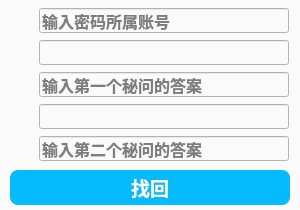
<?xml version="1.0" encoding="UTF-8"?>
<ui version="4.0">
 <class>CRetrieveDialog</class>
 <widget class="QDialog" name="CRetrieveDialog">
  <property name="geometry">
   <rect>
    <x>0</x>
    <y>0</y>
    <width>300</width>
    <height>210</height>
   </rect>
  </property>
  <property name="sizePolicy">
   <sizepolicy hsizetype="Fixed" vsizetype="Fixed">
    <horstretch>0</horstretch>
    <verstretch>0</verstretch>
   </sizepolicy>
  </property>
  <property name="minimumSize">
   <size>
    <width>300</width>
    <height>210</height>
   </size>
  </property>
  <property name="maximumSize">
   <size>
    <width>300</width>
    <height>210</height>
   </size>
  </property>
  <property name="windowTitle">
   <string>找回密码</string>
  </property>
  <property name="styleSheet">
   <string notr="true">#CRetrieveDialog
{
	background:rgb(250, 250, 250);
}</string>
  </property>
  <layout class="QGridLayout" name="gridLayout_2">
   <property name="leftMargin">
    <number>0</number>
   </property>
   <property name="topMargin">
    <number>8</number>
   </property>
   <property name="rightMargin">
    <number>0</number>
   </property>
   <property name="bottomMargin">
    <number>5</number>
   </property>
   <property name="horizontalSpacing">
    <number>0</number>
   </property>
   <property name="verticalSpacing">
    <number>8</number>
   </property>
   <item row="1" column="0">
    <widget class="QToolButton" name="toolButtonRetrieve">
     <property name="sizePolicy">
      <sizepolicy hsizetype="Fixed" vsizetype="Fixed">
       <horstretch>0</horstretch>
       <verstretch>0</verstretch>
      </sizepolicy>
     </property>
     <property name="minimumSize">
      <size>
       <width>280</width>
       <height>35</height>
      </size>
     </property>
     <property name="maximumSize">
      <size>
       <width>280</width>
       <height>35</height>
      </size>
     </property>
     <property name="font">
      <font>
       <family>等线</family>
       <pointsize>14</pointsize>
       <weight>75</weight>
       <bold>true</bold>
      </font>
     </property>
     <property name="cursor">
      <cursorShape>PointingHandCursor</cursorShape>
     </property>
     <property name="toolTip">
      <string>点击注册</string>
     </property>
     <property name="styleSheet">
      <string notr="true">background:rgb(5, 187, 251);
border-radius:8px;
color:rgb(255, 255, 255);</string>
     </property>
     <property name="text">
      <string>找回</string>
     </property>
     <property name="shortcut">
      <string>Enter</string>
     </property>
     <property name="checkable">
      <bool>false</bool>
     </property>
     <property name="autoRepeat">
      <bool>false</bool>
     </property>
     <property name="autoExclusive">
      <bool>false</bool>
     </property>
    </widget>
   </item>
   <item row="0" column="0">
    <widget class="QWidget" name="widgetInput" native="true">
     <layout class="QGridLayout" name="gridLayout">
      <property name="leftMargin">
       <number>0</number>
      </property>
      <property name="topMargin">
       <number>0</number>
      </property>
      <property name="rightMargin">
       <number>0</number>
      </property>
      <property name="bottomMargin">
       <number>0</number>
      </property>
      <property name="spacing">
       <number>0</number>
      </property>
      <item row="6" column="0">
       <widget class="QWidget" name="widgetSecretiveQuestion2" native="true">
        <property name="minimumSize">
         <size>
          <width>280</width>
          <height>26</height>
         </size>
        </property>
        <property name="maximumSize">
         <size>
          <width>280</width>
          <height>26</height>
         </size>
        </property>
        <layout class="QHBoxLayout" name="horizontalLayout_9">
         <property name="spacing">
          <number>4</number>
         </property>
         <property name="leftMargin">
          <number>0</number>
         </property>
         <property name="topMargin">
          <number>0</number>
         </property>
         <property name="rightMargin">
          <number>0</number>
         </property>
         <property name="bottomMargin">
          <number>0</number>
         </property>
         <item>
          <widget class="QLabel" name="labelSecretiveQuestion2">
           <property name="sizePolicy">
            <sizepolicy hsizetype="Fixed" vsizetype="Fixed">
             <horstretch>0</horstretch>
             <verstretch>0</verstretch>
            </sizepolicy>
           </property>
           <property name="minimumSize">
            <size>
             <width>25</width>
             <height>25</height>
            </size>
           </property>
           <property name="maximumSize">
            <size>
             <width>25</width>
             <height>25</height>
            </size>
           </property>
           <property name="text">
            <string/>
           </property>
           <property name="pixmap">
            <pixmap resource="intelligentwindowclient.qrc">:/pictures/ico/questions.ico</pixmap>
           </property>
           <property name="scaledContents">
            <bool>true</bool>
           </property>
          </widget>
         </item>
         <item>
          <widget class="QLineEdit" name="lineEditSecretiveQuestion2">
           <property name="sizePolicy">
            <sizepolicy hsizetype="Fixed" vsizetype="Fixed">
             <horstretch>25</horstretch>
             <verstretch>25</verstretch>
            </sizepolicy>
           </property>
           <property name="minimumSize">
            <size>
             <width>250</width>
             <height>25</height>
            </size>
           </property>
           <property name="maximumSize">
            <size>
             <width>250</width>
             <height>25</height>
            </size>
           </property>
           <property name="font">
            <font>
             <family>等线</family>
             <pointsize>12</pointsize>
             <weight>75</weight>
             <bold>true</bold>
            </font>
           </property>
           <property name="toolTip">
            <string/>
           </property>
           <property name="autoFillBackground">
            <bool>false</bool>
           </property>
           <property name="styleSheet">
            <string notr="true">background:rgb(250, 250, 250);</string>
           </property>
           <property name="inputMask">
            <string/>
           </property>
           <property name="text">
            <string/>
           </property>
           <property name="maxLength">
            <number>30</number>
           </property>
           <property name="frame">
            <bool>true</bool>
           </property>
           <property name="cursorPosition">
            <number>0</number>
           </property>
           <property name="readOnly">
            <bool>true</bool>
           </property>
           <property name="placeholderText">
            <string/>
           </property>
           <property name="clearButtonEnabled">
            <bool>false</bool>
           </property>
          </widget>
         </item>
        </layout>
       </widget>
      </item>
      <item row="2" column="0">
       <widget class="QWidget" name="widgetSecretiveQuestion1" native="true">
        <property name="minimumSize">
         <size>
          <width>280</width>
          <height>26</height>
         </size>
        </property>
        <property name="maximumSize">
         <size>
          <width>280</width>
          <height>26</height>
         </size>
        </property>
        <layout class="QHBoxLayout" name="horizontalLayout_6">
         <property name="spacing">
          <number>4</number>
         </property>
         <property name="leftMargin">
          <number>0</number>
         </property>
         <property name="topMargin">
          <number>0</number>
         </property>
         <property name="rightMargin">
          <number>0</number>
         </property>
         <property name="bottomMargin">
          <number>0</number>
         </property>
         <item>
          <widget class="QLabel" name="labelSecretiveQuestion1">
           <property name="sizePolicy">
            <sizepolicy hsizetype="Fixed" vsizetype="Fixed">
             <horstretch>0</horstretch>
             <verstretch>0</verstretch>
            </sizepolicy>
           </property>
           <property name="minimumSize">
            <size>
             <width>25</width>
             <height>25</height>
            </size>
           </property>
           <property name="maximumSize">
            <size>
             <width>25</width>
             <height>25</height>
            </size>
           </property>
           <property name="text">
            <string/>
           </property>
           <property name="pixmap">
            <pixmap resource="intelligentwindowclient.qrc">:/pictures/ico/questions.ico</pixmap>
           </property>
           <property name="scaledContents">
            <bool>true</bool>
           </property>
          </widget>
         </item>
         <item>
          <widget class="QLineEdit" name="lineEditSecretiveQuestion1">
           <property name="sizePolicy">
            <sizepolicy hsizetype="Fixed" vsizetype="Fixed">
             <horstretch>25</horstretch>
             <verstretch>25</verstretch>
            </sizepolicy>
           </property>
           <property name="minimumSize">
            <size>
             <width>250</width>
             <height>25</height>
            </size>
           </property>
           <property name="maximumSize">
            <size>
             <width>250</width>
             <height>25</height>
            </size>
           </property>
           <property name="font">
            <font>
             <family>等线</family>
             <pointsize>12</pointsize>
             <weight>75</weight>
             <bold>true</bold>
            </font>
           </property>
           <property name="toolTip">
            <string/>
           </property>
           <property name="autoFillBackground">
            <bool>false</bool>
           </property>
           <property name="styleSheet">
            <string notr="true">background:rgb(250, 250, 250);</string>
           </property>
           <property name="inputMask">
            <string/>
           </property>
           <property name="text">
            <string/>
           </property>
           <property name="maxLength">
            <number>30</number>
           </property>
           <property name="frame">
            <bool>true</bool>
           </property>
           <property name="cursorPosition">
            <number>0</number>
           </property>
           <property name="readOnly">
            <bool>true</bool>
           </property>
           <property name="placeholderText">
            <string/>
           </property>
           <property name="clearButtonEnabled">
            <bool>false</bool>
           </property>
          </widget>
         </item>
        </layout>
       </widget>
      </item>
      <item row="3" column="0">
       <spacer name="verticalSpacer">
        <property name="orientation">
         <enum>Qt::Vertical</enum>
        </property>
        <property name="sizeHint" stdset="0">
         <size>
          <width>20</width>
          <height>4</height>
         </size>
        </property>
       </spacer>
      </item>
      <item row="0" column="0">
       <widget class="QWidget" name="widgetAccount" native="true">
        <property name="minimumSize">
         <size>
          <width>280</width>
          <height>26</height>
         </size>
        </property>
        <property name="maximumSize">
         <size>
          <width>280</width>
          <height>26</height>
         </size>
        </property>
        <layout class="QHBoxLayout" name="horizontalLayout_3">
         <property name="spacing">
          <number>4</number>
         </property>
         <property name="leftMargin">
          <number>0</number>
         </property>
         <property name="topMargin">
          <number>0</number>
         </property>
         <property name="rightMargin">
          <number>0</number>
         </property>
         <property name="bottomMargin">
          <number>0</number>
         </property>
         <item>
          <widget class="QLabel" name="labelAccount">
           <property name="sizePolicy">
            <sizepolicy hsizetype="Fixed" vsizetype="Fixed">
             <horstretch>0</horstretch>
             <verstretch>0</verstretch>
            </sizepolicy>
           </property>
           <property name="minimumSize">
            <size>
             <width>25</width>
             <height>22</height>
            </size>
           </property>
           <property name="maximumSize">
            <size>
             <width>25</width>
             <height>22</height>
            </size>
           </property>
           <property name="text">
            <string/>
           </property>
           <property name="pixmap">
            <pixmap resource="intelligentwindowclient.qrc">:/pictures/ico/intelligentwindow.ico</pixmap>
           </property>
           <property name="scaledContents">
            <bool>true</bool>
           </property>
          </widget>
         </item>
         <item>
          <widget class="QLineEdit" name="lineEditAccount">
           <property name="sizePolicy">
            <sizepolicy hsizetype="Fixed" vsizetype="Fixed">
             <horstretch>25</horstretch>
             <verstretch>25</verstretch>
            </sizepolicy>
           </property>
           <property name="minimumSize">
            <size>
             <width>250</width>
             <height>25</height>
            </size>
           </property>
           <property name="maximumSize">
            <size>
             <width>250</width>
             <height>25</height>
            </size>
           </property>
           <property name="font">
            <font>
             <family>等线</family>
             <pointsize>12</pointsize>
             <weight>75</weight>
             <bold>true</bold>
            </font>
           </property>
           <property name="toolTip">
            <string/>
           </property>
           <property name="autoFillBackground">
            <bool>false</bool>
           </property>
           <property name="styleSheet">
            <string notr="true">background:rgb(250, 250, 250);</string>
           </property>
           <property name="inputMask">
            <string/>
           </property>
           <property name="text">
            <string/>
           </property>
           <property name="maxLength">
            <number>30</number>
           </property>
           <property name="frame">
            <bool>true</bool>
           </property>
           <property name="cursorPosition">
            <number>0</number>
           </property>
           <property name="placeholderText">
            <string>输入密码所属账号</string>
           </property>
           <property name="clearButtonEnabled">
            <bool>true</bool>
           </property>
          </widget>
         </item>
        </layout>
       </widget>
      </item>
      <item row="8" column="0">
       <widget class="QWidget" name="widgetSecretiveAnswer2" native="true">
        <property name="minimumSize">
         <size>
          <width>280</width>
          <height>26</height>
         </size>
        </property>
        <property name="maximumSize">
         <size>
          <width>280</width>
          <height>26</height>
         </size>
        </property>
        <layout class="QHBoxLayout" name="horizontalLayout_8">
         <property name="spacing">
          <number>4</number>
         </property>
         <property name="leftMargin">
          <number>0</number>
         </property>
         <property name="topMargin">
          <number>0</number>
         </property>
         <property name="rightMargin">
          <number>0</number>
         </property>
         <property name="bottomMargin">
          <number>0</number>
         </property>
         <item>
          <widget class="QLabel" name="labelSecretiveAnswer2">
           <property name="sizePolicy">
            <sizepolicy hsizetype="Fixed" vsizetype="Fixed">
             <horstretch>0</horstretch>
             <verstretch>0</verstretch>
            </sizepolicy>
           </property>
           <property name="minimumSize">
            <size>
             <width>25</width>
             <height>25</height>
            </size>
           </property>
           <property name="maximumSize">
            <size>
             <width>25</width>
             <height>25</height>
            </size>
           </property>
           <property name="text">
            <string/>
           </property>
           <property name="pixmap">
            <pixmap resource="intelligentwindowclient.qrc">:/pictures/ico/answers.ico</pixmap>
           </property>
           <property name="scaledContents">
            <bool>true</bool>
           </property>
          </widget>
         </item>
         <item>
          <widget class="QLineEdit" name="lineEditSecretiveAnswer2">
           <property name="sizePolicy">
            <sizepolicy hsizetype="Fixed" vsizetype="Fixed">
             <horstretch>25</horstretch>
             <verstretch>25</verstretch>
            </sizepolicy>
           </property>
           <property name="minimumSize">
            <size>
             <width>250</width>
             <height>25</height>
            </size>
           </property>
           <property name="maximumSize">
            <size>
             <width>250</width>
             <height>25</height>
            </size>
           </property>
           <property name="font">
            <font>
             <family>等线</family>
             <pointsize>12</pointsize>
             <weight>75</weight>
             <bold>true</bold>
            </font>
           </property>
           <property name="toolTip">
            <string/>
           </property>
           <property name="autoFillBackground">
            <bool>false</bool>
           </property>
           <property name="styleSheet">
            <string notr="true">background:rgb(250, 250, 250);</string>
           </property>
           <property name="inputMask">
            <string/>
           </property>
           <property name="text">
            <string/>
           </property>
           <property name="maxLength">
            <number>30</number>
           </property>
           <property name="frame">
            <bool>true</bool>
           </property>
           <property name="cursorPosition">
            <number>0</number>
           </property>
           <property name="placeholderText">
            <string>输入第二个秘问的答案</string>
           </property>
           <property name="clearButtonEnabled">
            <bool>true</bool>
           </property>
          </widget>
         </item>
        </layout>
       </widget>
      </item>
      <item row="5" column="0">
       <spacer name="verticalSpacer_2">
        <property name="orientation">
         <enum>Qt::Vertical</enum>
        </property>
        <property name="sizeHint" stdset="0">
         <size>
          <width>20</width>
          <height>4</height>
         </size>
        </property>
       </spacer>
      </item>
      <item row="1" column="0">
       <spacer name="verticalSpacer_4">
        <property name="orientation">
         <enum>Qt::Vertical</enum>
        </property>
        <property name="sizeHint" stdset="0">
         <size>
          <width>20</width>
          <height>2</height>
         </size>
        </property>
       </spacer>
      </item>
      <item row="4" column="0">
       <widget class="QWidget" name="widgetSecretiveAnswer1" native="true">
        <property name="minimumSize">
         <size>
          <width>280</width>
          <height>26</height>
         </size>
        </property>
        <property name="maximumSize">
         <size>
          <width>280</width>
          <height>26</height>
         </size>
        </property>
        <layout class="QHBoxLayout" name="horizontalLayout_7">
         <property name="spacing">
          <number>4</number>
         </property>
         <property name="leftMargin">
          <number>0</number>
         </property>
         <property name="topMargin">
          <number>0</number>
         </property>
         <property name="rightMargin">
          <number>0</number>
         </property>
         <property name="bottomMargin">
          <number>0</number>
         </property>
         <item>
          <widget class="QLabel" name="labelSecretiveAnswer1">
           <property name="sizePolicy">
            <sizepolicy hsizetype="Fixed" vsizetype="Fixed">
             <horstretch>0</horstretch>
             <verstretch>0</verstretch>
            </sizepolicy>
           </property>
           <property name="minimumSize">
            <size>
             <width>25</width>
             <height>25</height>
            </size>
           </property>
           <property name="maximumSize">
            <size>
             <width>25</width>
             <height>25</height>
            </size>
           </property>
           <property name="text">
            <string/>
           </property>
           <property name="pixmap">
            <pixmap resource="intelligentwindowclient.qrc">:/pictures/ico/answers.ico</pixmap>
           </property>
           <property name="scaledContents">
            <bool>true</bool>
           </property>
          </widget>
         </item>
         <item>
          <widget class="QLineEdit" name="lineEditSecretiveAnswer1">
           <property name="sizePolicy">
            <sizepolicy hsizetype="Fixed" vsizetype="Fixed">
             <horstretch>25</horstretch>
             <verstretch>25</verstretch>
            </sizepolicy>
           </property>
           <property name="minimumSize">
            <size>
             <width>250</width>
             <height>25</height>
            </size>
           </property>
           <property name="maximumSize">
            <size>
             <width>250</width>
             <height>25</height>
            </size>
           </property>
           <property name="font">
            <font>
             <family>等线</family>
             <pointsize>12</pointsize>
             <weight>75</weight>
             <bold>true</bold>
            </font>
           </property>
           <property name="toolTip">
            <string/>
           </property>
           <property name="autoFillBackground">
            <bool>false</bool>
           </property>
           <property name="styleSheet">
            <string notr="true">background:rgb(250, 250, 250);</string>
           </property>
           <property name="inputMask">
            <string/>
           </property>
           <property name="text">
            <string/>
           </property>
           <property name="maxLength">
            <number>30</number>
           </property>
           <property name="frame">
            <bool>true</bool>
           </property>
           <property name="cursorPosition">
            <number>0</number>
           </property>
           <property name="placeholderText">
            <string>输入第一个秘问的答案</string>
           </property>
           <property name="clearButtonEnabled">
            <bool>true</bool>
           </property>
          </widget>
         </item>
        </layout>
       </widget>
      </item>
      <item row="7" column="0">
       <spacer name="verticalSpacer_3">
        <property name="orientation">
         <enum>Qt::Vertical</enum>
        </property>
        <property name="sizeHint" stdset="0">
         <size>
          <width>20</width>
          <height>4</height>
         </size>
        </property>
       </spacer>
      </item>
     </layout>
    </widget>
   </item>
  </layout>
 </widget>
 <resources>
  <include location="intelligentwindowclient.qrc"/>
 </resources>
 <connections/>
</ui>
